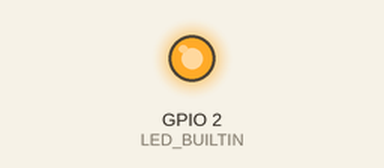
A program run on a simulated ESP32. On the bench: output pins drawn as LEDs (lit = HIGH). At 0.5 s the program puts the board to deep sleep or switches it off; the recording ends there.

Above: at 0.1 s.
Timing chart, 0 to 0.5 s (numbered marks = the images above):
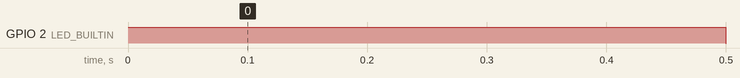

The program:

main.cpp
```cpp
#include <Arduino.h>

int sleepTime = 15;                                           //setting var for esp32 sleep time (unit: s)
int secondsConverter = 1000000;                               //convert us to s for esp sleep time function

void blink()                                                  //builtin LED blink for half a second
{
  digitalWrite(LED_BUILTIN,1);
  delay(500);                                                 //keeping the LED on for half a second
  digitalWrite(LED_BUILTIN,0);
}

void setup()
{
  pinMode(LED_BUILTIN,OUTPUT);
  blink();                                                   //signaling the ESP32 is on
  esp_sleep_enable_timer_wakeup(sleepTime*secondsConverter); //configure how long ESP will sleep
  esp_deep_sleep_start();                                    //enter deep sleep mode
}

void loop()                                                  //No code in loop as waking up after deep sleep will enter setup()
{

}
```

Measured:
- by itself, GPIO 2 (LED_BUILTIN): LOW → HIGH at 0.00 s, → LOW 0.50 s later
